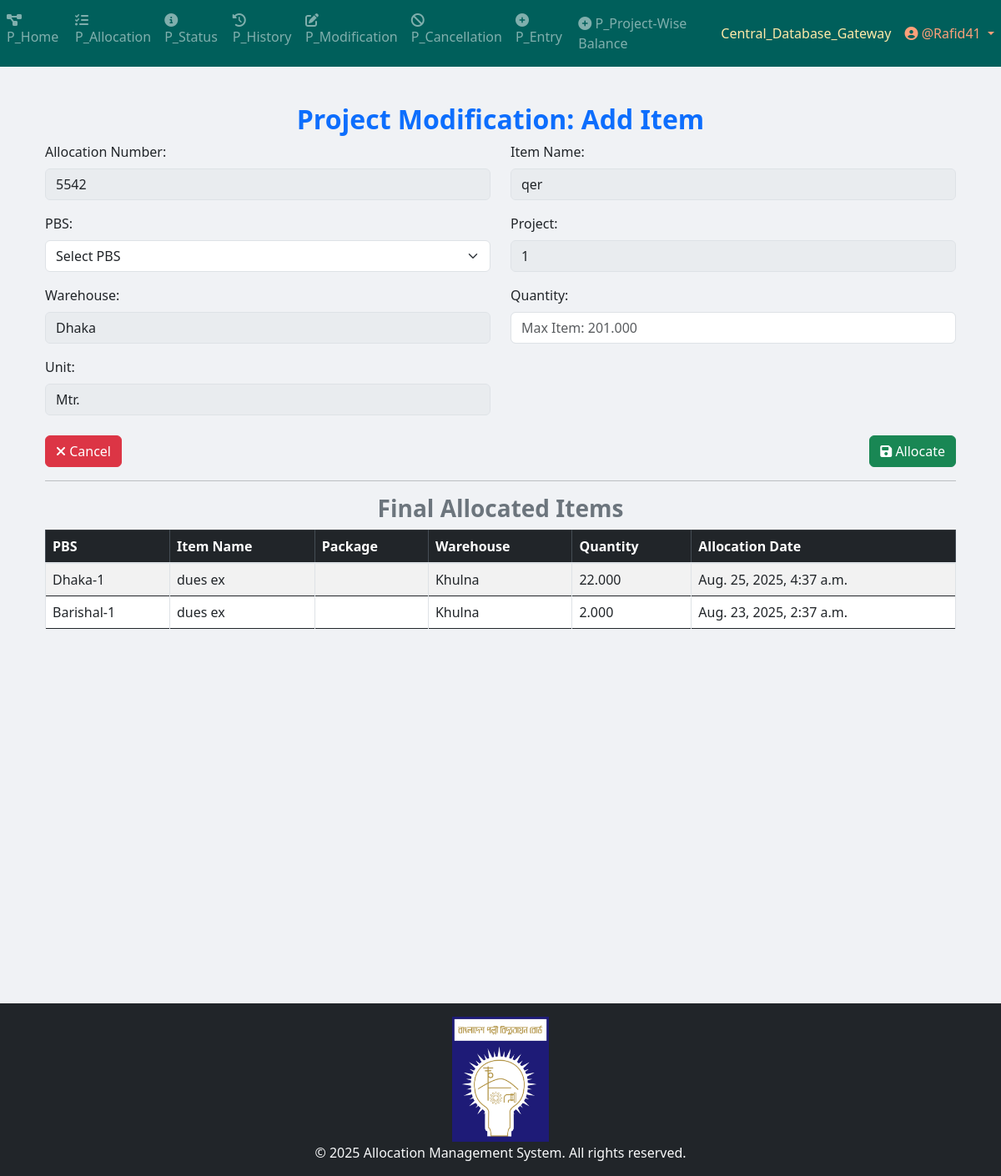
Screenshot of /project/project_modification/add_item/2/12/ (signed in) with the database file from the repository.
### Project_App_Allocation/models.py (models this page shows, shortened)
class Allocation_Number(models.Model):
    allocation_no = models.IntegerField(unique=True)
    user = models.ForeignKey(User, on_delete=models.CASCADE, related_name="project_allocation_numbers")
    STATUS_CHOICES = [
        ("Pending Approval", "Pending Approval"),
        ("Allocated", "Allocated"),
        ("Cancelled", "Cancelled"),
        ("Modified", "Modified"),
    ]
    status = models.CharField(
        max_length=100, choices=STATUS_CHOICES, default="Pending Approval"
    )

class Final_Allocation(models.Model):
    allocation_no = models.ForeignKey(Allocation_Number, on_delete=models.CASCADE)  # Deletes related allocations when removed
    item_primary_key = models.BigIntegerField(null=True)
    pbs = models.ForeignKey(PBS, on_delete=models.CASCADE)
    project = models.ForeignKey(Project, on_delete=models.CASCADE)
    item = models.ForeignKey(Project_Item, on_delete=models.CASCADE)
    unit_of_item = models.TextField()
    warehouse = models.CharField(max_length=50)
    quantity = models.DecimalField(
        max_digits=20,
        decimal_places=3,
        default=0.00
    )
    created_at = models.DateTimeField(auto_now_add=True)
    status= models.CharField(max_length=100, default="Allocated")
    history_GUID = models.CharField(max_length=100, default="", blank=True, null=True)

class PBS(models.Model):
    name = models.TextField(unique=True)

### Project_App_Entry/models.py (models this page shows, shortened)
class Project_Item(models.Model):
    WAREHOUSE_CHOICES = [
        ("Dhaka", "Dhaka"),
        ("Khulna", "Khulna"),
        ("Chittagong", "Chittagong"),
    ]
    UNIT_CHOICES = [
        ("Nos.", "Nos."),
        ("Mtr.", "Mtr."),
        ("Km.", "Km."),
        ("Set.", "Set."),
        ("Pair.", "Pair."),
        ("Kg", "Kg"),
        ("Lot", "Lot"),
        ("Pcs", "Pcs"),
        ("Coil", "Coil"),
        ("Box", "Box"),
        ("Feet", "Feet"),
        ("Liter", "Liter"),
        ("m3", "m3"),
        ("m2", "m2"),
        ("Ream", "Ream"),
        ("Bundle", "Bundle"),
        ("Carton", "Carton"),
    ]
    name = models.CharField(max_length=255)
    description = models.TextField(blank=True, null=True)
    warehouse = models.CharField(
        max_length=50, choices=WAREHOUSE_CHOICES, default="Dhaka"
    )
    unit_of_item = models.CharField(
        max_length=100, choices=UNIT_CHOICES, default="Nos."
    )  # Updated field
    quantity_of_item = models.DecimalField(
        max_digits=20,
        decimal_places=3,
        default=0.00
    )
    project = models.ForeignKey(
        Project,
        on_delete=models.SET_NULL,
        related_name="project_of_item",
        null=True,
    )
    created_at = models.DateTimeField(default=timezone.now)
    comments = models.TextField(blank=True, null=True)
    remarks_for_projectWiseBalance = models.TextField(blank=True, null=True)

class Project(models.Model):
    projectId = models.TextField(unique=True)

### Project_App_Modification/views/Add_items.py (the view)
# urls.py: path('add_item/<int:allocation_id>/<int:item_id>/', views.add_item, name='add_item'),
@login_required
def add_item(request, allocation_id, item_id):
    item = get_object_or_404(Item, id=item_id)
    allocation_no_obj = get_object_or_404(Allocation_Number, id=allocation_id)
    pbss = PBS.objects.all()
    if request.method == "POST":
        form = FinalAllocationForm(request.POST)
        pbs_id = request.POST.get("pbs")
        quantity = request.POST.get("quantity")
        uuid_for_history = uuid.uuid4()
        try:
            quantity = Decimal(quantity)
        except (TypeError, ValueError):
            messages.error(request, "Invalid quantity entered.")
            return redirect(
                "Project_App_Modification:add_item",
                allocation_id=allocation_id,
                item_id=item.id,
            )
        existing_allocations = Final_Allocation.objects.filter(
            allocation_no=allocation_no_obj, item_primary_key=item.id
        )
        total_allocated = sum(existing.quantity for existing in existing_allocations)
        if total_allocated + quantity > item.quantity_of_item:
            messages.error(request, "Total allocated quantity exceeds available stock!")
        elif quantity == 0:
            messages.error(request, "Quantity cannot be zero.")
        elif not pbs_id:
            messages.error(request, "Please select a valid PBS before submitting.")
        else:
            allocation = form.save(commit=False)
            allocation.item = item
            allocation.item_primary_key = item.id
            allocation.project = item.project
            allocation.warehouse = item.warehouse
            allocation.pbs = get_object_or_404(PBS, id=pbs_id)
            allocation.allocation_no = allocation_no_obj
            allocation.quantity = quantity
            allocation.unit_of_item = item.unit_of_item
            allocation.status = "Modified"
            allocation.history_GUID = uuid_for_history
            if item.quantity_of_item >= quantity:
                allocation.save()
                item.quantity_of_item -= quantity
                item.save()
                dhaka_time = timezone.localtime(timezone.now())
                remarks_text = (
                    "Added Item at: <b>"
                    + dhaka_time.strftime("%Y-%m-%d %I:%M %p")
                    + "</b>"
                )
                History.objects.create(
                    GUID=uuid_for_history,
                    allocation_no=allocation_no_obj.allocation_no,
                    pbs=allocation.pbs.name,
                    project=allocation.project.projectId,
                    item=allocation.item.name,
                    item_primary_key=allocation.item_primary_key,
                    warehouse=allocation.warehouse,
                    quantity=allocation.quantity,
                    unit_of_item=allocation.unit_of_item,
                    created_at=dhaka_time,
                    status="Modified",
                    remarks=remarks_text,
                    remarks_status="Added",
                )
                allocation_no_obj.status = "Modified"
                allocation_no_obj.save()
                messages.success(request, "Item allocated and logged successfully!")
                return redirect(
                    "Project_App_Modification:search_and_select_item",
                    allocation_id=allocation_id,
                )
            else:
                messages.error(request, "Not enough stock available for allocation.")
            return redirect(
                "Project_App_Modification:add_item",
                allocation_id=allocation_id,
                item_id=item.id,
            )
    else:
        form = FinalAllocationForm()
    allocations = Final_Allocation.objects.filter(
        allocation_no=allocation_no_obj
    ).order_by("-created_at")
    return render(
        request,
        "Project_Templates/Project_App_Modification/add_item.html",
        {
            "form": form,
            "item": item,
            "allocation_no_obj": allocation_no_obj,
            "pbss": pbss,
            "allocations": allocations,
        },
    )

### Project_App_Modification/forms.py
class FinalAllocationForm(forms.ModelForm):
    class Meta:
        model = Final_Allocation
        fields = ['allocation_no', 'quantity']

### App_Admin_Panel/templatetags/nav_CDB_links_loader.py (called while the page is built)
@register.simple_tag
def external_link_from_static(filename):
    subpath = filename
    if not subpath.startswith("links" + os.sep) and not subpath.startswith("links/"):
        subpath = os.path.join("links", filename)
    file_path = find(subpath)
    if not file_path:
        return ""
    try:
        with open(file_path, "r", encoding="utf-8") as f:
            return f.read().strip()
    except Exception:
        return ""

### templates/Project_Templates/Project_App_Modification/add_item.html (shortened to what this page needs)
{% extends 'base.html' %}
{% load crispy_forms_tags %}
{% load static %}
{% block body_block %}
<div class="container mt-4">
    <h2 class="text-primary text-center"><b>Project Modification: Add Item</b></h2>
    <form method="POST">
        <div class="row">
            <div class="col-md-6">
                <label>Allocation Number:</label>
                <input type="text" class="form-control" value="{{ allocation_no_obj.allocation_no }}" readonly>
            </div>
            <div class="col-md-6">
                <label>Item Name:</label>
                <input type="text" class="form-control" value="{{ item.name }}" readonly>
            </div>
        </div>
        <div class="row mt-3">
            <div class="col-md-6">
                <label>PBS:</label>
                <select name="pbs" class="form-select" required>
                    <option value="">Select PBS</option>
                </select>
            </div>
            <div class="col-md-6">
                <label>Project:</label>
                <input type="text" class="form-control" value="{{ item.project.projectId }}" readonly>
            </div>
        </div>
        <div class="row mt-3">
            <div class="col-md-6">
                <label>Warehouse:</label>
                <input type="text" class="form-control" value="{{ item.warehouse }}" readonly>
            </div>
            <div class="col-md-6">
                <label>Quantity:</label>
                <input type="number" name="quantity" class="form-control"  step="0.001" min="0" placeholder="Max Item: {{ item.quantity_of_item }}" required>
            </div>
        </div>
        <div class="row mt-3">
            <div class="col-md-6">
                <label>Unit:</label>
                <input type="text" class="form-control" value="{{ item.unit_of_item }}" readonly>
            </div>
        </div>
        <div class="row mt-4 d-flex justify-content-between">
            <div class="col-md-6 text-start">
                <a href="{% url 'Project_App_Modification:search_and_select_item' allocation_no_obj.id  %}" class="btn btn-danger">
                    <i class="fas fa-times"></i> Cancel
                </a>
            </div>
            <div class="col-md-6 text-end">
                <button type="submit" class="btn btn-success">
                    <i class="fas fa-save"></i> Allocate
                </button>
            </div>
        </div>
    </form>
    <hr>
    <h3 class="text-center text-secondary"><b>Final Allocated Items</b></h3>
    <div class="table-responsive" style="max-height: 400px; overflow-y: auto;">
        <table class="table table-bordered table-striped">
            <thead class="table-dark">
                <tr>
                    <th>PBS</th>
                    <th>Item Name</th>
                    <th>Package</th>
                    <th>Warehouse</th>
                    <th>Quantity</th>
                    <th>Allocation Date</th>
                </tr>
            </thead>
            <tbody>
                {% for allocation in allocations %}
                <tr>
                    <td>{{ allocation.pbs.name }}</td>
                    <td>{{ allocation.item.name }}</td>
                    <td>{{ allocation.package.packageId }}</td>
                    <td>{{ allocation.warehouse }}</td>
                    <td>{{ allocation.quantity }}</td>
                    <td>{{ allocation.created_at }}</td>
                </tr>
                {% empty %}
                <tr>
                    <td colspan="9" class="text-center text-danger">No Allocations Found</td>
                </tr>
                {% endfor %}
            </tbody>
        </table>
    </div>
</div>
{% endblock %}

### templates/partials/navbar.html (shortened to what this page needs)
{% load static %}
{% load nav_CDB_links_loader %}
{% external_link_from_static "Central_Database_Gateway.txt" as central_database_gateway_link %}
{% if request.path|slice:":9" == "/project/" %}
    <nav class="navbar navbar-expand-sm navbar-dark" style="background-color: #005F5B; color: #C4FFF9;">
        <div class="collapse navbar-collapse" id="navbarProject">
            <ul class="navbar-nav mr-auto">
                {% if user.is_authenticated %}
                                <li class="nav-item">
                                    <a class="nav-link" href="{% url 'Project_App_Home:project_home_page' %}">
                                        <i class="fas fa-project-diagram"></i> P_Home
                                    </a>
                                </li>                    {% if request.user.is_superuser or request.user.user_group.user_group_type == "Editor" %}
                    <li class="nav-item">
                        <a class="nav-link" href="{% url 'Project_App_Allocation:allocation_page' %}">
                            <i class="fas fa-tasks"></i> P_Allocation
                        </a>
                    </li>
                    {% endif %}
                    {% if request.user.is_superuser or request.user.user_group.user_group_type in "Editor View History and Status only" %}
                    <li class="nav-item">
                        <a class="nav-link" href="{% url 'Project_App_Status:status_page' %}">
                            <i class="fas fa-info-circle"></i> P_Status
                        </a>
                    </li>
                    {% endif %}
                    <li class="nav-item">
                        <a class="nav-link" href="{% url 'Project_App_History:history_page' %}">
                            <i class="fas fa-history"></i> P_History
                        </a>
                    </li>
                    {% if request.user.is_superuser or request.user.user_group.user_group_type == "Editor" %}
                    <li class="nav-item">
                        <a class="nav-link" href="{% url 'Project_App_Modification:modification_menu' %}">
                            <i class="fas fa-edit"></i> P_Modification
                        </a>
                    </li>
                    <li class="nav-item">
                        <a class="nav-link" href="{% url 'Project_App_Cancellation:cancellation' %}">
                            <i class="fas fa-ban"></i> P_Cancellation
                        </a>
                    </li>
                    <li class="nav-item">
                        <a class="nav-link" href="{% url 'Project_App_Entry:entry_page' %}">
                            <i class="fas fa-plus-circle"></i> P_Entry
                        </a>
                    </li>
                    <li class="nav-item">
                        <a class="nav-link" href="{% url 'Project_App_ProjectWiseBalance:project_list' %}">
                            <i class="fas fa-plus-circle"></i> P_Project-Wise Balance
                        </a>
                    </li>
                    {% endif %}
                {% endif %}
            </ul>
            <ul class="navbar-nav">
                {% if user.is_authenticated %}
                    {% if request.user.is_superuser or request.user.user_group.user_group_type == "Editor" %}
                        <li class="nav-item">
                            <a class="nav-link" style="color: #FFE9A8;" href="{{ central_database_gateway_link|default:'#' }}" target="_blank" rel="noopener noreferrer">Central_Database_Gateway</a>
                        </li>
                    {% endif %}
                    <li class="nav-item dropdown">
                        <a class="nav-link dropdown-toggle" style="color: #FFA07A;" href="#" id="userDropdown" role="button" data-toggle="dropdown">
                            <i class="fas fa-user-circle"></i> @{{ user.username }}
                        </a>
                    </li>
                {% else %}
                    <li class="nav-item {% if request.resolver_match.url_name == 'login' %}active{% endif %}">
                        <a class="nav-link" href="{% url 'App_Login:login' %}">
                            <i class="fas fa-sign-in-alt"></i> Login
                        </a>
                    </li>
                {% endif %}
            </ul>
        </div>
    </nav>
{% endif %}

### templates/partials/footer.html (style rules this page uses)
html, body { height: 100%; margin: 0; }

### rows the page displays
Allocation_Number: allocation_no "5542"
Project_Item: name "qer", project.projectId "1", warehouse "Dhaka", quantity "Max Item: 201.000", unit_of_item "Mtr."
Final_Allocation: pbs.name "Dhaka-1", item.name "dues ex", warehouse "Khulna", quantity "22.000", created_at "Aug. 25, 2025, 4:37 a.m."
Final_Allocation: pbs.name "Barishal-1", item.name "dues ex", warehouse "Khulna", quantity "2.000", created_at "Aug. 23, 2025, 2:37 a.m."

### other values shown
{{ user.username }} "Rafid41"
